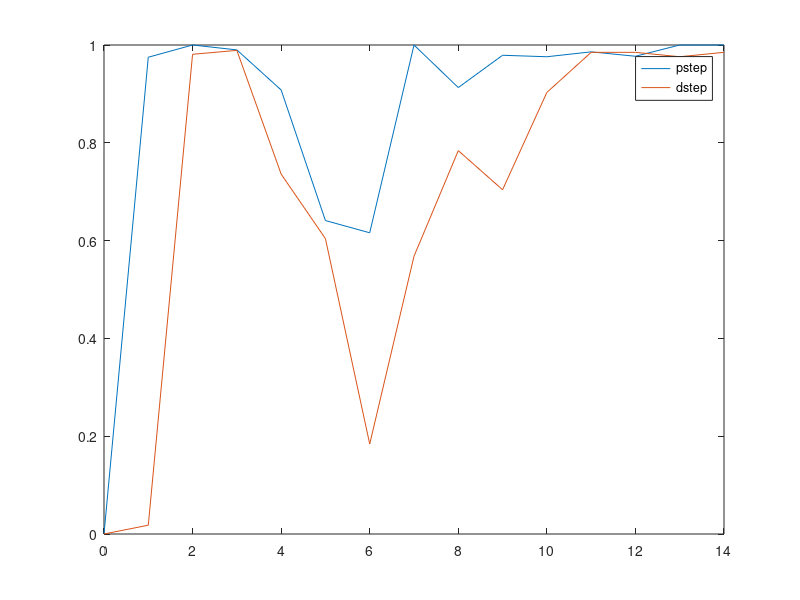
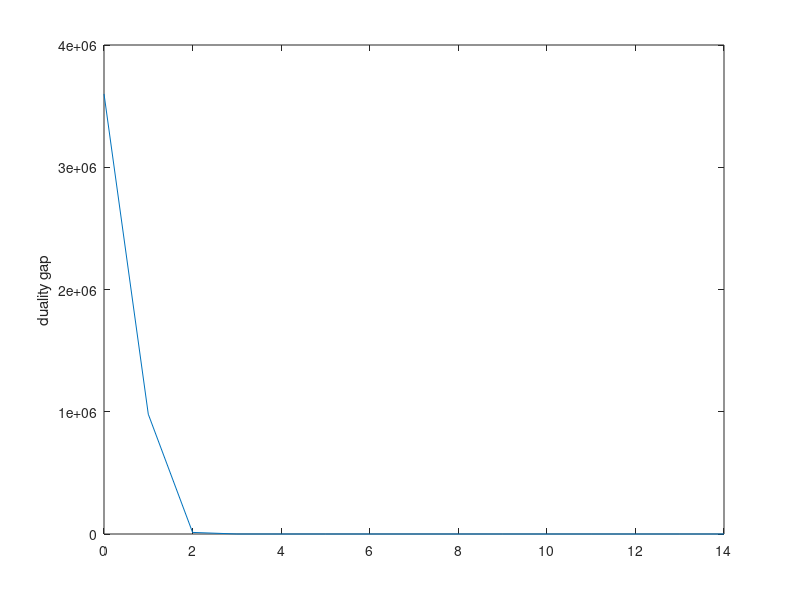
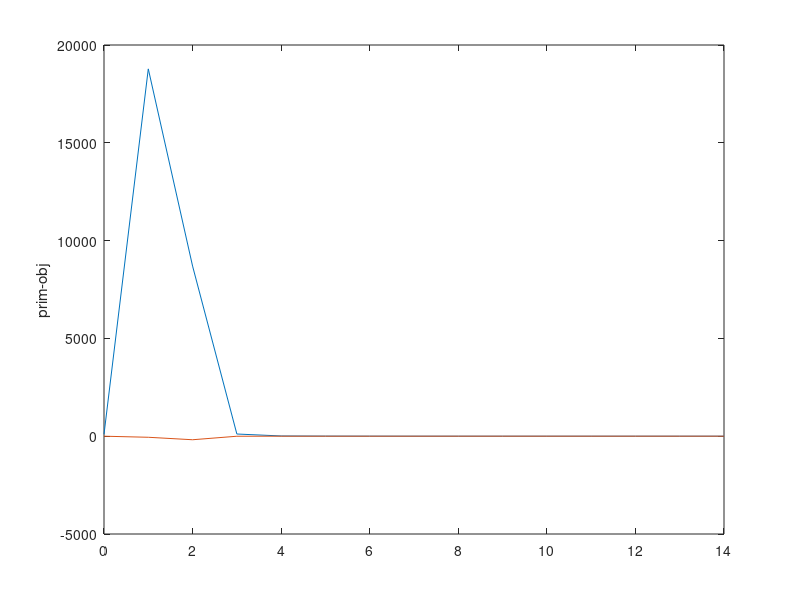

These charts were generated, in order, by the following MATLAB code:
% % This script simulates formation control of a group of UAVs.
% %
% % -------> Scale of the formation IS controlled in this demo!
% %
% % -------> IMPORTANT:  CVX must be installed before running! 
% %
% % -------> Download CVX from:  http://cvxr.com/cvx/
% %
% %
% % (C) Kaveh Fathian, 2017-2018.  Email: kaveh.fathian@gmail.com
% %
% % This program is a free software: you can redistribute it and/or modify it
% % under the terms of the GNU lesser General Public License, 
% % either version 3, or any later version.
% %
% % This program is distributed in the hope that it will be useful,
% % but WITHOUT ANY WARRANTY. See the GNU Lesser General Public License 
% % for more details <http://www.gnu.org/licenses/>.
% %
% addpath('Helpers');
% 
% 
% %% Simulation parameters for triangle formation
% 
% % Desired formation coordinates
% qs = [1    -2    -2    -4    -4    -4
%       1    -1     1    -2     0     2]*sqrt(5)*2;
% 
% % Random initial positions
% q0 = [ 12.9329    8.2202   10.2059    1.1734    0.7176    0.5700
%         6.6439    8.5029    5.5707    6.8453   11.0739   14.3136];
% 
% % Random initial heading angles
% theta0  = [5.6645    4.2256    1.8902    4.5136    3.6334    5.7688].';   
% 
% n       = size(qs,2);       % Number of agents
% 
% % Graph adjacency matrix
% adj = [ 0     1     1     0     0     0
%         1     0     1     1     1     0
%         1     1     0     0     1     1
%         0     1     0     0     1     0
%         0     1     1     1     0     1
%         0     0     1     0     1     0];
% 
% %% Simulation parameters for square formation
% 
% % % Desired formation coordinates
% % qs = [0     0     0    -1    -1    -1    -2    -2    -2
% %       0    -1    -2     0    -1    -2     0    -1    -2]*10;
% % 
% % % Random initial positions
% % q0 = [18.2114   14.9169    7.6661   11.5099    5.5014    9.0328   16.0890    0.5998    1.7415;
% %       16.0112   16.2623   12.3456   10.6010    4.9726    4.5543   19.7221   10.7133   16.0418]*1.5;
% % 
% % % Random initial heading angles
% % theta0  = [6.2150    0.4206    5.9024    0.1142    4.2967    4.9244    3.3561    5.5629    5.6486].';   
% % 
% % n       = size(qs,2);       % Number of agents
% % 
% % % Graph adjacency matrix
% % adj = [  0     1     0     1     0     0     0     0     0
% %          1     0     1     0     1     0     0     0     0
% %          0     1     0     0     0     1     0     0     0
% %          1     0     0     0     1     0     1     0     0
% %          0     1     0     1     0     1     0     1     0
% %          0     0     1     0     1     0     0     0     1
% %          0     0     0     1     0     0     0     1     0
% %          0     0     0     0     1     0     1     0     1
% %          0     0     0     0     0     1     0     1     0];
%     
% %% Parameters
% 
% T           = [0, 40];           % Simulation time interval 
% 
% vSat        = [3, 5];            % Speed range
% omegaSat    = [-pi/4, pi/4];     % Allowed heading angle rate of change
% p           = [1; 0];            % Desired travel direction 
% 
% 
% %% Matrix of desired distances 
% 
% % Element (i,j) in matrix Dd describes the distance between agents i and j 
% % in the formation. The diagonals are zero by definition.
% Dd = zeros(n,n); % inter-agent distances in desired formation
% for i = 1 : n
%     for j = i+1 : n
%        % Dd(i,j) = norm(qs(:,i)-qs(:,j), 2);
%        Dd(i,j)=10;
%     end
% end
% Dd = Dd + Dd';
% 
% 
% %% Computing formation control gains
% 
% % Find stabilizing control gains (Needs CVX)
% A = FindGains(qs(:), adj);
% 
% % % If optimization failed, perturbe 'qs' slightly:
% % A = FindGains(qs(:)+0.0001*rand(2*n,1), adj);
% 
% %% Simulate the model
% 
% Tvec = linspace(T(1), T(2), 50);
% state0 = [q0(:); theta0];  % Initial state
% 
% % Parameters passed down to the ODE solver
% par.n        = n;
% par.A        = A;
% par.p        = p;
% par.vSat     = vSat;
% par.omegaSat = omegaSat;
% par.Dd       = Dd;
% 
% % Simulate the dynamic system
% opt = odeset('AbsTol', 1.0e-06, 'RelTol', 1.0e-06);
% [t,stateMat] = ode45(@PlaneSysDist_Ver3_2, Tvec, state0, opt, par);
% V=zeros(6,1);
% for i=1:length(t)
% q=Speed(t(i),stateMat(i,:)',par);
% V=[V q];
% end
% V=V(:,2:end)';
% close all;
% %plot(X1,Y4,'Parent',subplot3,'LineWidth',3,   'Color',[0.63921568627451 0.07843137254902 0.180392156862745]);
% 
% figure(1)
% subplot(411);hold on;
% set(gca,'FontSize',24);
% %plot(t(2:end),sqrt(stateMat(2:end,1).^2+stateMat(2:end,2).^2)./t(2:end));%hold on; plot(t,stateMat(:,1));hold on;
% plot(t,stateMat(:,1),'LineWidth',3,   'Color',[0.63921568627451 0.07843137254902 0.180392156862745]);hold on;
% ylabel('x_1')
% subplot(412);hold on;
% set(gca,'FontSize',24);
% plot(t,stateMat(:,2),'LineWidth',3,   'Color',[0.63921568627451 0.07843137254902 0.180392156862745]);hold on;
% ylabel('y_1')
% subplot(413);hold on;
% set(gca,'FontSize',24);
% plot(t,stateMat(:,13),'LineWidth',3,   'Color',[0.63921568627451 0.07843137254902 0.180392156862745]);hold on;
% ylabel('\chi_1')
% subplot(414);hold on;
% set(gca,'FontSize',24);
% plot(t,V(:,1),'LineWidth',3,   'Color',[0.63921568627451 0.07843137254902 0.180392156862745]);hold on;
% ylabel('V_1')
% figure(2)
% %plot(t(2:end),sqrt(stateMat(2:end,3).^2+stateMat(2:end,4).^2)./t(2:end));%
% subplot(411)
% hold on;
% set(gca,'FontSize',24);
% plot(t,stateMat(:,3),'LineWidth',3,   'Color',[0.63921568627451 0.07843137254902 0.180392156862745]);hold on;
% ylabel('x_2')
% subplot(412)
% hold on;
% set(gca,'FontSize',24);
% plot(t,stateMat(:,4),'LineWidth',3,   'Color',[0.63921568627451 0.07843137254902 0.180392156862745]);hold on;
% ylabel('y_2')
% subplot(413)
% hold on;
% set(gca,'FontSize',24);
% plot(t,stateMat(:,14),'LineWidth',3,   'Color',[0.63921568627451 0.07843137254902 0.180392156862745]);hold on;
% ylabel('\chi_2')
% subplot(414)
% hold on;
% set(gca,'FontSize',24);
% plot(t,V(:,2),'LineWidth',3,   'Color',[0.63921568627451 0.07843137254902 0.180392156862745]);hold on;
% ylabel('V_2')
% figure(3)
% subplot(411)
% hold on;
% set(gca,'FontSize',24);
% plot(t,stateMat(:,5),'LineWidth',3,   'Color',[0.63921568627451 0.07843137254902 0.180392156862745]);hold on;
% ylabel('x_3')
% subplot(412)
% hold on;
% set(gca,'FontSize',24);
% plot(t,stateMat(:,6),'LineWidth',3,   'Color',[0.63921568627451 0.07843137254902 0.180392156862745]);hold on;
% ylabel('y_3')
% subplot(413)
% hold on;
% set(gca,'FontSize',24);
% plot(t,stateMat(:,15),'LineWidth',3,   'Color',[0.63921568627451 0.07843137254902 0.180392156862745]);hold on;
% ylabel('\chi_3')
% subplot(414)
% hold on;
% set(gca,'FontSize',24);
% plot(t,V(:,3),'LineWidth',3,   'Color',[0.63921568627451 0.07843137254902 0.180392156862745]);hold on;
% ylabel('V_3')
% figure(4)
% subplot(411)
% hold on;
% set(gca,'FontSize',24);
% plot(t,stateMat(:,7),'LineWidth',3,   'Color',[0.63921568627451 0.07843137254902 0.180392156862745]);hold on;
% ylabel('x_4')
% subplot(412)
% hold on;
% set(gca,'FontSize',24);
% plot(t,stateMat(:,8),'LineWidth',3,   'Color',[0.63921568627451 0.07843137254902 0.180392156862745]);hold on;
% ylabel('y_4')
% subplot(413)
% hold on;
% set(gca,'FontSize',24);
% ;plot(t,stateMat(:,16),'LineWidth',3,   'Color',[0.63921568627451 0.07843137254902 0.180392156862745]);hold on;
% ylabel('\chi_4')
% subplot(414)
% hold on;
% set(gca,'FontSize',24);
% plot(t,V(:,4),'LineWidth',3,   'Color',[0.63921568627451 0.07843137254902 0.180392156862745]);hold on;
% ylabel('V_4')
% figure(5)
% subplot(411)
% hold on;
% set(gca,'FontSize',24);
% plot(t,stateMat(:,9),'LineWidth',3,   'Color',[0.63921568627451 0.07843137254902 0.180392156862745]);hold on;
% ylabel('x_5')
% subplot(412)
% hold on;
% set(gca,'FontSize',24);
% plot(t,stateMat(:,10),'LineWidth',3,   'Color',[0.63921568627451 0.07843137254902 0.180392156862745]);hold on;
% ylabel('y_5')
% subplot(413)
% hold on;
% set(gca,'FontSize',24);
% plot(t,stateMat(:,17),'LineWidth',3,   'Color',[0.63921568627451 0.07843137254902 0.180392156862745]);hold on;
% ylabel('\chi_5')
% subplot(414)
% hold on;
% set(gca,'FontSize',24);
% plot(t,V(:,5),'LineWidth',3,   'Color',[0.63921568627451 0.07843137254902 0.180392156862745]);hold on;
% ylabel('V_5')
% figure(6)
% subplot(411)
% hold on;
% set(gca,'FontSize',24);
% plot(t,stateMat(:,11),'LineWidth',3,   'Color',[0.63921568627451 0.07843137254902 0.180392156862745]);hold on;
% ylabel('x_6')
% subplot(412)
% hold on;
% set(gca,'FontSize',24);
% plot(t,stateMat(:,12),'LineWidth',3,   'Color',[0.63921568627451 0.07843137254902 0.180392156862745]);hold on;
% ylabel('y_6')
% subplot(413)
% hold on;
% set(gca,'FontSize',24);
% ;plot(t,stateMat(:,18),'LineWidth',3,   'Color',[0.63921568627451 0.07843137254902 0.180392156862745]);hold on;
% ylabel('\chi_6')
% subplot(414)
% hold on;
% set(gca,'FontSize',24);
% plot(t,V(:,6),'LineWidth',3,   'Color',[0.63921568627451 0.07843137254902 0.180392156862745]);hold on;
% ylabel('V_6')
% figure(7)
% plot(stateMat(:,1),stateMat(:,2),'b');hold on;
% plot(stateMat(:,3),stateMat(:,4),'r');hold on;
% plot(stateMat(:,5),stateMat(:,6),'g');hold on;
% plot(stateMat(:,7),stateMat(:,8),'k');hold on;
% plot(stateMat(:,9),stateMat(:,10),'c');hold on;
% plot(stateMat(:,11),stateMat(:,12),'y');hold on;
% legend('1','2','3','4','5','6')
% 
% 
% %% Final distances
% 
% % Element (i,j) in 'Dc' describes the distance between agents i and j 
% % in the formation. The diagonals are zero by definition.
% Dc = zeros(n,n); % inter-agent distances in current formation
% Cc = zeros(n,n);
% qMat = reshape(stateMat(end,1:2*n),2,n);
% for i = 1 : n
%     for j = i+1 : n
%         Dc(i,j) = norm(qMat(:,i)-qMat(:,j), 2);
%         Cc(i,j)=10;
%         
%     end
% end
% Dc = Dc + Dc';
% Cc=Cc+Cc';
% y_r=graph(abs(Dc-Cc));
% figure(8)
% plot(y_r,'EdgeLabel',y_r.Edges.Weight);
% % 
% % 
% % %% Make movie and plot the results
% % 
% % close all
% % 
% % % Simulation parameters
% % plotParam.adj       = adj;
% % plotParam.N         = n;
% % plotParam.stateMat  = stateMat;
% % plotParam.trace     = 10;           % Trace length
% % 
% % % Make movie and snapshots
% % fileName = 'UAVDistSim';
% % 
% MoviePlaneVer2_1(fileName, plotParam)
close all
it=0:14;
pstep=[0.000 0.975 1.000 0.990 0.908 0.641 0.616 1.000 0.913 0.979 0.976 0.986 0.977 1 1];
dstep=[0.000 0.018 0.981 0.989 0.736 0.604 0.184 0.568 0.784 0.704 0.903 0.985 0.985 0.976 0.985];
gap=[3.6e+06 9.8e+05 1.3e+04 1.2e+02 1.3e+01 5.7e+00 3.4e+00 9.8e-01 1.6e-01 2.7e-02 2.2e-03 1.1e-04 4.5e-06 2.0e-07 8.5e-09];
prim_obj=[1.000000e+02 1.877928e+04 8.698169e+03 1.117371e+02 1.242764e+01 5.339426e+00 3.084544e+00 1.440823e+00 1.032011e+00  9.577734e-01 9.511950e-01 9.509428e-01 9.509392e-01 9.509392e-01 9.509391e-01];
dual_obj=[0.000000e+00 -5.456462e+01 -1.808770e+02 -1.910151e+00 1.804474e-01 -1.753253e-03  1.995994e-01 6.319251e-01 8.923692e-01 9.346569e-01 9.493679e-01 9.509161e-01 9.509388e-01 9.509391e-01 9.509391e-01];

figure(9)
plot(it,pstep);hold on; 
plot(it,dstep);hold on;
legend('pstep','dstep')
figure(10)
plot(it,gap);
ylabel('duality gap')
figure(11)
plot(it,prim_obj);hold on;
plot(it,dual_obj)
ylabel('prim-obj')



































% 
% 
% 
% 
% 
% 
% 
% 
% 
% 
% 
% 
% 
% 
% 
% 
% 
% 
% 
% 
% 
% 
% 
% 
% 
% 
% 
% 
% 
% 
% 
% 
% 
% 
% 
% 
% 
% 
% 
% 
% 
% 
% 
% 
% 
% 
% 
% 
% 
% 
% 
% 
% 
% 
% 
% 
% 
% 
% 
% 
% 
% 
% 
% 
% 
% 
% 
% 
% 
% 
% 
% 
% 
% 
% 
% 
% 
% 
% 
% 
% 
% 
% 
% 
% 
% 
% 
% 
% 
% 
% 
% 
% 
% 
% 
% 
% 
% 
% 
